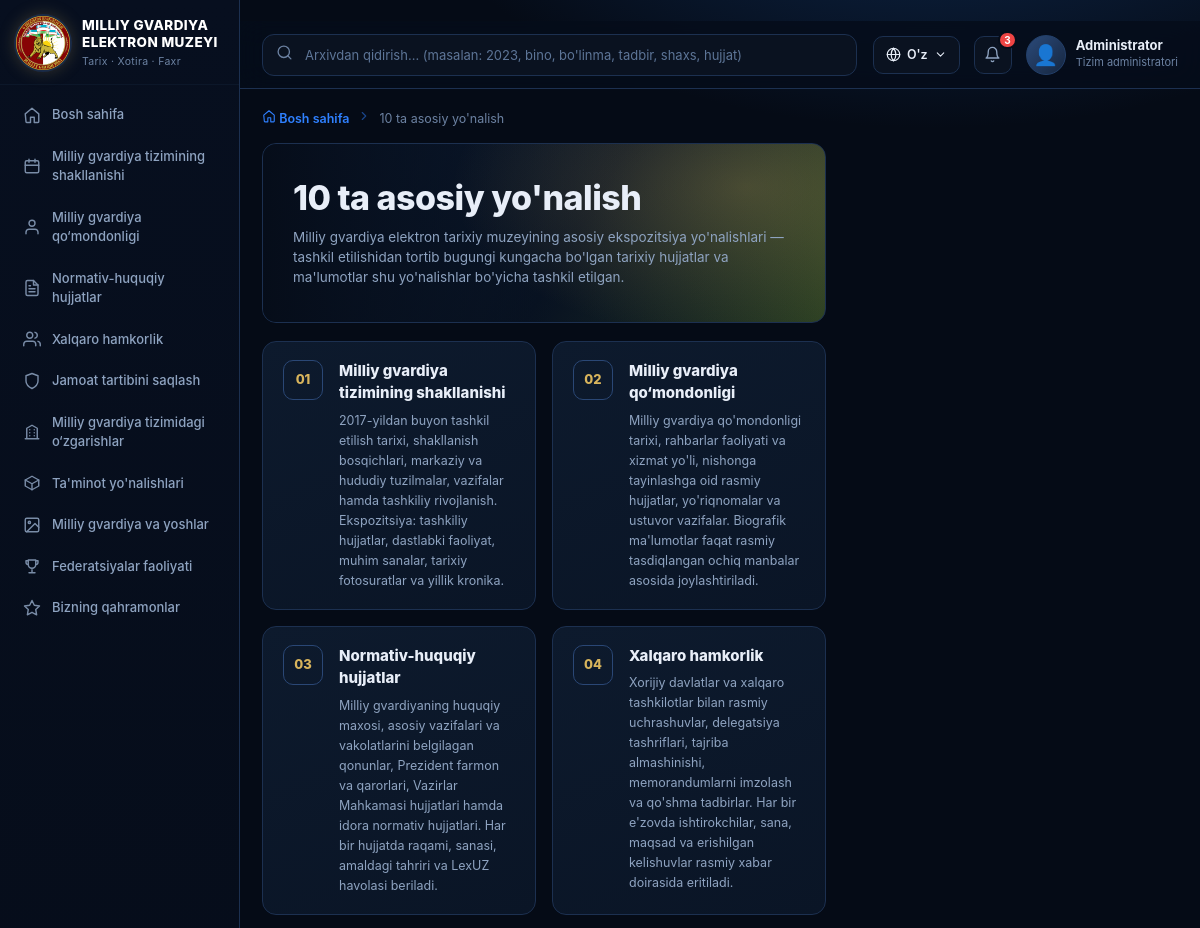
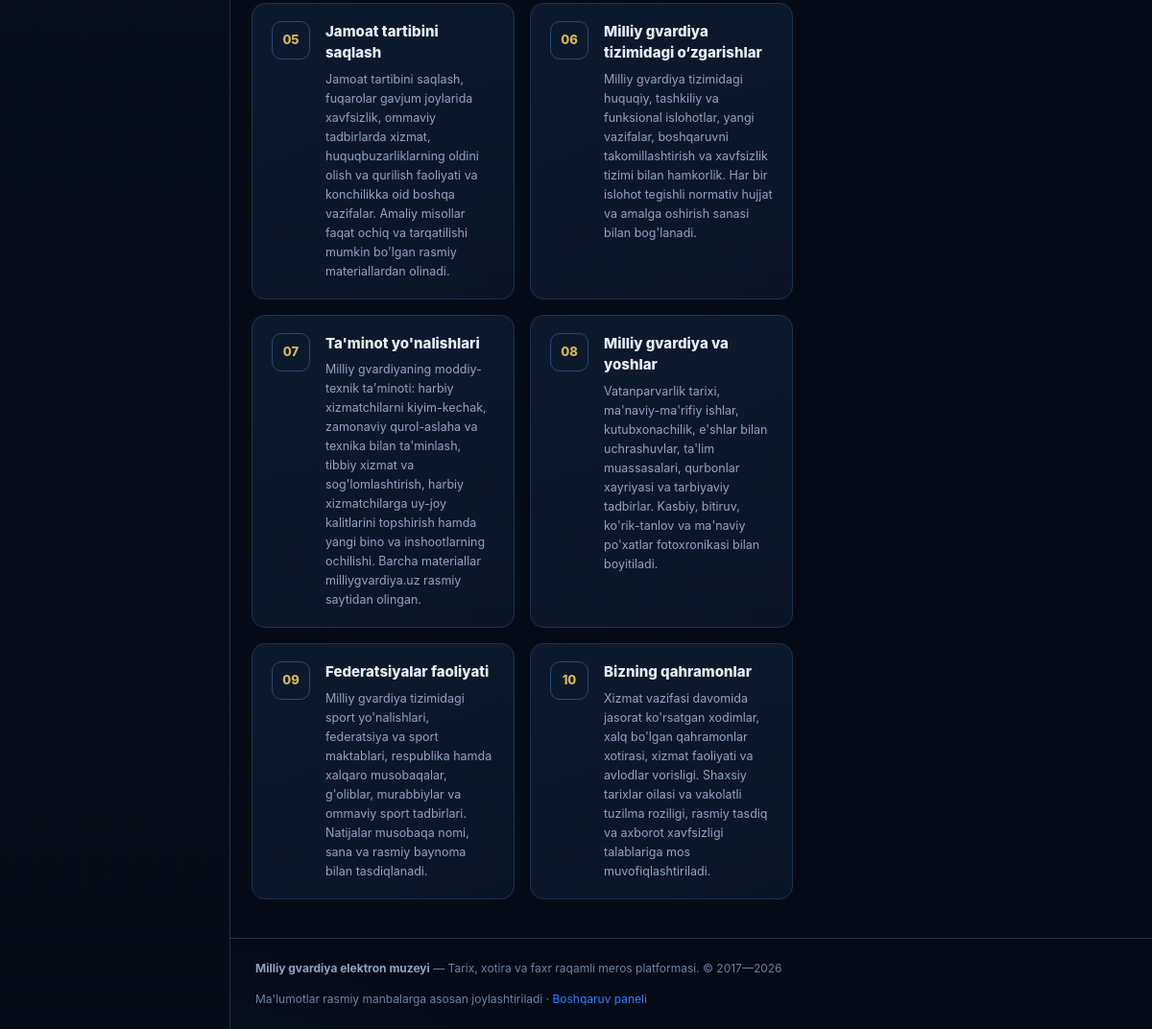
The page /yonalishlar/ on the database its author committed (2 pictures, top to bottom).
### core/models.py (models this page shows, shortened)
class TimeStampedModel(models.Model):
    created_at = models.DateTimeField("Yaratilgan sana", auto_now_add=True)
    updated_at = models.DateTimeField("Yangilangan sana", auto_now=True)
    class Meta:
        abstract = True

class Direction(TimeStampedModel):
    number = models.PositiveIntegerField("Raqam", unique=True)
    title = models.CharField("Nomi", max_length=255)
    description = models.TextField("Tavsif", blank=True)
    icon = models.CharField("Belgi (svg nomi)", max_length=40, default="star")
    url = models.CharField(
        "Havola (URL nomi)", max_length=100, blank=True, default="core:yonalishlar",
    )
    class Meta:
        verbose_name = "Yo'nalish"
        verbose_name_plural = "Yo'nalishlar"
        ordering = ["number"]

### core/views.py (the view)
# urls.py: path("yonalishlar/", views.yonalishlar, name="yonalishlar"),
def yonalishlar(request):
    ctx = {"active": "yonalishlar", "directions": Direction.objects.all()}
    return render(request, "core/yonalishlar.html", ctx)

### core/i18n.py (called while the page is built)
def get_lang(request):
    lang = getattr(request, "LANGUAGE_CODE", None)
    if lang in LANG_CODES:
        return lang
    lang = request.COOKIES.get(COOKIE)
    return lang if lang in LANG_CODES else DEFAULT

### core/templatetags/mg_tags.py (called while the page is built)
@register.inclusion_tag("includes/icon.html", takes_context=True)
def svg(context, name, size=18):
    return {"path": ICONS.get(name, ""), "size": size}

@register.filter
def split(value, sep=" "):
    if value is None:
        return []
    return str(value).split(sep)

### core/templates/core/yonalishlar.html (shortened to what this page needs)
{% extends "base.html" %}
{% load mg_tags %}
{% block breadcrumb %}
<nav class="breadcrumb">
  <a href="{% url 'core:home' %}">{% svg 'home' 13 %} Bosh sahifa</a>
  <span class="breadcrumb__sep">{% svg 'chev' 12 %}</span>
  <span>10 ta asosiy yo'nalish</span>
</nav>
{% endblock %}
{% block content %}
<section class="hero hero--gold">
  <h1 class="page-title">10 ta asosiy yo'nalish</h1>
  <p class="page-sub">Milliy gvardiya elektron tarixiy muzeyining asosiy ekspozitsiya yo'nalishlari — tashkil etilishidan tortib bugungi kungacha bo'lgan tarixiy hujjatlar va ma'lumotlar shu yo'nalishlar bo'yicha tashkil etilgan.</p>
</section>
<div class="grid grid--2">
  {% for d in directions %}
  <a class="card" style="padding:18px 20px;display:block;text-decoration:none;color:inherit" href="{% url d.url|default:'core:yonalishlar' %}">
    <div style="display:flex;gap:16px">
      <div class="dir__num" style="border-color:#2a4775;color:var(--gold)">{{ d.number|stringformat:"02d" }}</div>
      <div>
        <div class="dir__title" style="font-size:15px;font-weight:800;margin-bottom:6px">{{ d.title }}</div>
        <div class="text-muted" style="font-size:12.5px;line-height:1.6">{{ d.description }}</div>
      </div>
    </div>
  </a>
  {% empty %}
  <div class="empty" style="grid-column:1/-1"><div class="empty__icon">🧭</div>Bo'limlar topilmadi</div>
  {% endfor %}
</div>
{% endblock %}

### core/templates/base.html (shortened to what this page needs)
{% load static %}{% load mg_tags %}<!DOCTYPE html>
<html lang="uz">
<head>
  <link rel="stylesheet" href="{% static 'css/style.css' %}?v=20261107l">
</head>
<body>
{% if active == 'landing' %}
  {% block landing %}{% endblock %}
{% else %}
<aside class="sidebar" id="sidebar">
  <a class="brand" href="{% url 'core:home' %}">
    <div class="brand__logo"><img src="{% static 'img/ico.png' %}"></div>
    <div class="brand__text">
      <div class="brand__title">Milliy gvardiya<br>elektron muzeyi</div>
      <div class="brand__subtitle">Tarix · Xotira · Faxr</div>
    </div>
  </a>
  <nav class="nav">
    {% for item in MENU %}
      {% with url_name=item.url|split:':' %}
      <a class="nav__item{% if active == url_name.1 %} is-active{% endif %}" href="{% url item.url %}">
        {% svg item.icon %} <span>{{ item.name }}</span>
      </a>
      {% endwith %}
    {% endfor %}
  </nav>
</aside>
<div class="shell">
  <header class="header">
    <form class="search" action="{% url 'core:qidiruv' %}" method="get">
      <span class="search__icon">{% svg 'search' 17 %}</span>
      <input type="search" name="q" value="{{ request.GET.q|default:'' }}" placeholder="Arxivdan qidirish... (masalan: 2023, bino, bo'linma, tadbir, shaxs, hujjat)">
    </form>
    <div class="header__right">
      <div class="lang-wrap" id="langWrap">
        <button class="lang" type="button" id="langBtn" aria-haspopup="true" aria-expanded="false">{% svg 'globe' 15 %} {{ CURRENT_LANG_SHORT }} {% svg 'chevD' 13 %}</button>
      </div>
      <button class="bell" title="Bildirishnomalar">{% svg 'bell' 17 %}<span class="bell__count">3</span></button>
      <div class="user">
        <div class="user__avatar">👤</div>
        <div class="user__meta">
          <div class="user__name">Administrator</div>
          <div class="user__role">Tizim administratori</div>
        </div>
      </div>
    </div>
  </header>
  <main class="layout{% block layout_class %}{% endblock %}">
    <div>
      {% block breadcrumb %}{% endblock %}
      {% block content %}{% endblock %}
    </div>
  </main>
  <footer class="footer">
    <div><b>Milliy gvardiya elektron muzeyi</b> — Tarix, xotira va faxr raqamli meros platformasi. © 2017—2026</div>
    <div>Ma'lumotlar rasmiy manbalarga asosan joylashtiriladi · <a href="/admin/" class="text-accent">Boshqaruv paneli</a></div>
  </footer>
</div>
{% endif %}
</body>
</html>

### rows shown on the page
Direction: url "core:yillar" (drawn), name "Milliy gvardiya tizimining shakllanishi", number "01", title "Milliy gvardiya tizimining shakllanishi", description "2017-yildan buyon tashkil etilish tarixi, shakllanish bosqichlari, markaziy va hududiy tuzilmalar, vazifalar hamda tashkiliy rivojlanish. Ekspozitsiya: tashkiliy hujjatlar, dastlabki faoliyat, muhim sanalar, tarixiy fotosuratlar va yillik kronika."
Direction: url "core:shaxslar" (drawn), name "Milliy gvardiya qo‘mondonligi", number "02", title "Milliy gvardiya qo‘mondonligi", description "Milliy gvardiya qo'mondonligi tarixi, rahbarlar faoliyati va xizmat yo'li, nishonga tayinlashga oid rasmiy hujjatlar, yo'riqnomalar va ustuvor vazifalar. Biografik ma'lumotlar faqat rasmiy tasdiqlangan ochiq manbalar asosida joylashtiriladi."
Direction: url "core:hujjatlar" (drawn), name "Normativ-huquqiy hujjatlar", number "03", title "Normativ-huquqiy hujjatlar", description "Milliy gvardiyaning huquqiy maxosi, asosiy vazifalari va vakolatlarini belgilagan qonunlar, Prezident farmon va qarorlari, Vazirlar Mahkamasi hujjatlari hamda idora normativ hujjatlari. Har bir hujjatda raqami, sanasi, amaldagi tahriri va LexUZ havolasi beriladi."
Direction: url "core:tadbirlar" (drawn), name "Xalqaro hamkorlik", number "04", title "Xalqaro hamkorlik", description "Xorijiy davlatlar va xalqaro tashkilotlar bilan rasmiy uchrashuvlar, delegatsiya tashriflari, tajriba almashinishi, memorandumlarni imzolash va qo'shma tadbirlar. Har bir e'zovda ishtirokchilar, sana, maqsad va erishilgan kelishuvlar rasmiy xabar doirasida eritiladi."
Direction: url "core:jamoat" (drawn), name "Jamoat tartibini saqlash", number "05", title "Jamoat tartibini saqlash", description "Jamoat tartibini saqlash, fuqarolar gavjum joylarida xavfsizlik, ommaviy tadbirlarda xizmat, huquqbuzarliklarning oldini olish va qurilish faoliyati va konchilikka oid boshqa vazifalar. Amaliy misollar faqat ochiq va tarqatilishi mumkin bo'lgan rasmiy materiallardan olinadi."
Direction: url "core:binolar" (drawn), name "Milliy gvardiya tizimidagi o‘zgarishlar", number "06", title "Milliy gvardiya tizimidagi o‘zgarishlar", description "Milliy gvardiya tizimidagi huquqiy, tashkiliy va funksional islohotlar, yangi vazifalar, boshqaruvni takomillashtirish va xavfsizlik tizimi bilan hamkorlik. Har bir islohot tegishli normativ hujjat va amalga oshirish sanasi bilan bog'lanadi."
Direction: url "core:talim" (drawn), name "Ta'minot yo'nalishlari", number "07", title "Ta'minot yo'nalishlari", description "Milliy gvardiyaning moddiy-texnik ta'minoti: harbiy xizmatchilarni kiyim-kechak, zamonaviy qurol-aslaha va texnika bilan ta'minlash, tibbiy xizmat va sog'lomlashtirish, harbiy xizmatchilarga uy-joy kalitlarini topshirish hamda yangi bino va inshootlarning ochilishi. Barcha materiallar milliygvardiya.uz rasmiy saytidan olingan."
Direction: url "core:galereya" (drawn), name "Milliy gvardiya va yoshlar", number "08", title "Milliy gvardiya va yoshlar", description "Vatanparvarlik tarixi, ma'naviy-ma'rifiy ishlar, kutubxonachilik, e'shlar bilan uchrashuvlar, ta'lim muassasalari, qurbonlar xayriyasi va tarbiyaviy tadbirlar. Kasbiy, bitiruv, ko'rik-tanlov va ma'naviy po'xatlar fotoxronikasi bilan boyitiladi."
Direction: url "core:galabalar" (drawn), name "Federatsiyalar faoliyati", number "09", title "Federatsiyalar faoliyati", description "Milliy gvardiya tizimidagi sport yo'nalishlari, federatsiya va sport maktablari, respublika hamda xalqaro musobaqalar, g'oliblar, murabbiylar va ommaviy sport tadbirlari. Natijalar musobaqa nomi, sana va rasmiy baynoma bilan tasdiqlanadi."
Direction: url "core:qahramonlar" (drawn), name "Bizning qahramonlar", number "10", title "Bizning qahramonlar", description "Xizmat vazifasi davomida jasorat ko'rsatgan xodimlar, xalq bo'lgan qahramonlar xotirasi, xizmat faoliyati va avlodlar vorisligi. Shaxsiy tarixlar oilasi va vakolatli tuzilma roziligi, rasmiy tasdiq va axborot xavfsizligi talablariga mos muvofiqlashtiriladi."

### other values the page prints
{{ item.name }} "Bosh sahifa"
{{ CURRENT_LANG_SHORT }} "O'z"
